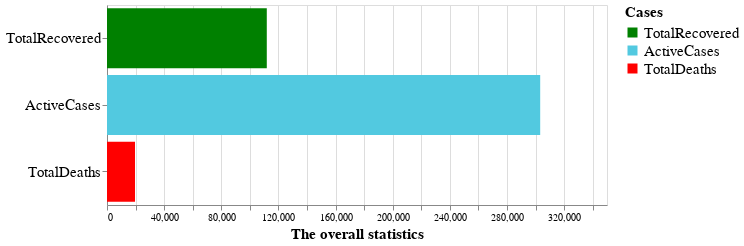

Notebook cell for this chart:
### Markdown cell above
It is always useful to have an statistical overview which shows the total numbers of active cases, deaths and recovered.

### Code cell
total = pd.melt(data, id_vars = 'Country,Other') # convert to long form
total = total[ total['Country,Other'] == 'Total:'] 

# construct a sorting list
names = ['TotalRecovered', 'ActiveCases', 'TotalDeaths']
colors = ['green', '#52C9E0', 'red']

pic_left = alt.Chart(total[ (total['variable'] == 'TotalDeaths' )| \
                         (total['variable'] == 'ActiveCases' )| \
                         (total['variable'] == 'TotalRecovered')]).mark_bar().encode(
    
 alt.Y('variable:N', sort = names, axis = alt.Axis(title = None, labelFontSize = 15), \
      scale = alt.Scale(paddingInner=0.1)),
    
    alt.X('value:Q', axis = alt.Axis(title = 'The overall statistics', titleFontSize = 15), \
           ),
          
    alt.Color('variable:N', legend = alt.Legend(title = 'Cases', labelFontSize = 15, titleFontSize = 15), \
             scale = alt.Scale(domain = names, range = colors))
).properties(
    height = 200,
    width = 500
)

pic_left

### Figure 1 — Vega-Lite specification as saved in the notebook (floating-point values rounded to 4 significant figures)
{"config": {"view": {"continuousWidth": 400, "continuousHeight": 300}}, "data": {"name": "data-4e9aa51d51c4bd931179049ea2660e7e"}, "mark": "bar", "encoding": {"color": {"type": "nominal", "field": "variable", "legend": {"labelFontSize": 15, "title": "Cases", "titleFontSize": 15}, "scale": {"domain": ["TotalRecovered", "ActiveCases", "TotalDeaths"], "range": ["green", "#52C9E0", "red"]}}, "x": {"type": "quantitative", "axis": {"title": "The overall statistics", "titleFontSize": 15}, "field": "value"}, "y": {"type": "nominal", "axis": {"labelFontSize": 15, "title": null}, "field": "variable", "scale": {"paddingInner": 0.1}, "sort": ["TotalRecovered", "ActiveCases", "TotalDeaths"]}}, "height": 200, "width": 500, "$schema": "https://vega.github.io/schema/vega-lite/v4.0.2.json", "datasets": {"data-4e9aa51d51c4bd931179049ea2660e7e": [{"Country,Other": "Total:", "variable": "TotalDeaths", "value": 19610.0}, {"Country,Other": "Total:", "variable": "TotalRecovered", "value": 111900.0}, {"Country,Other": "Total:", "variable": "ActiveCases", "value": 303239}]}}
